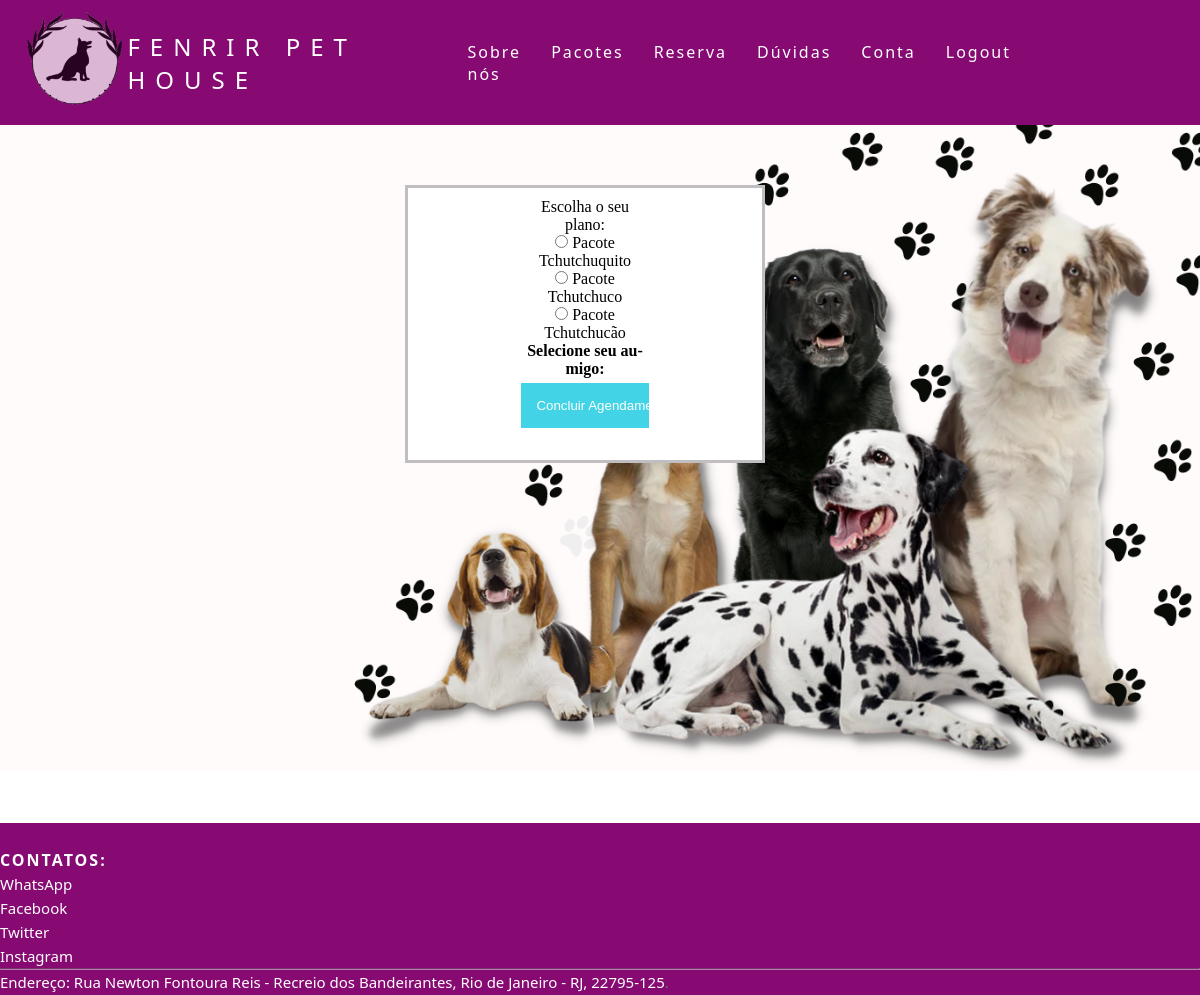
Before: /agendar.php with the older database file.
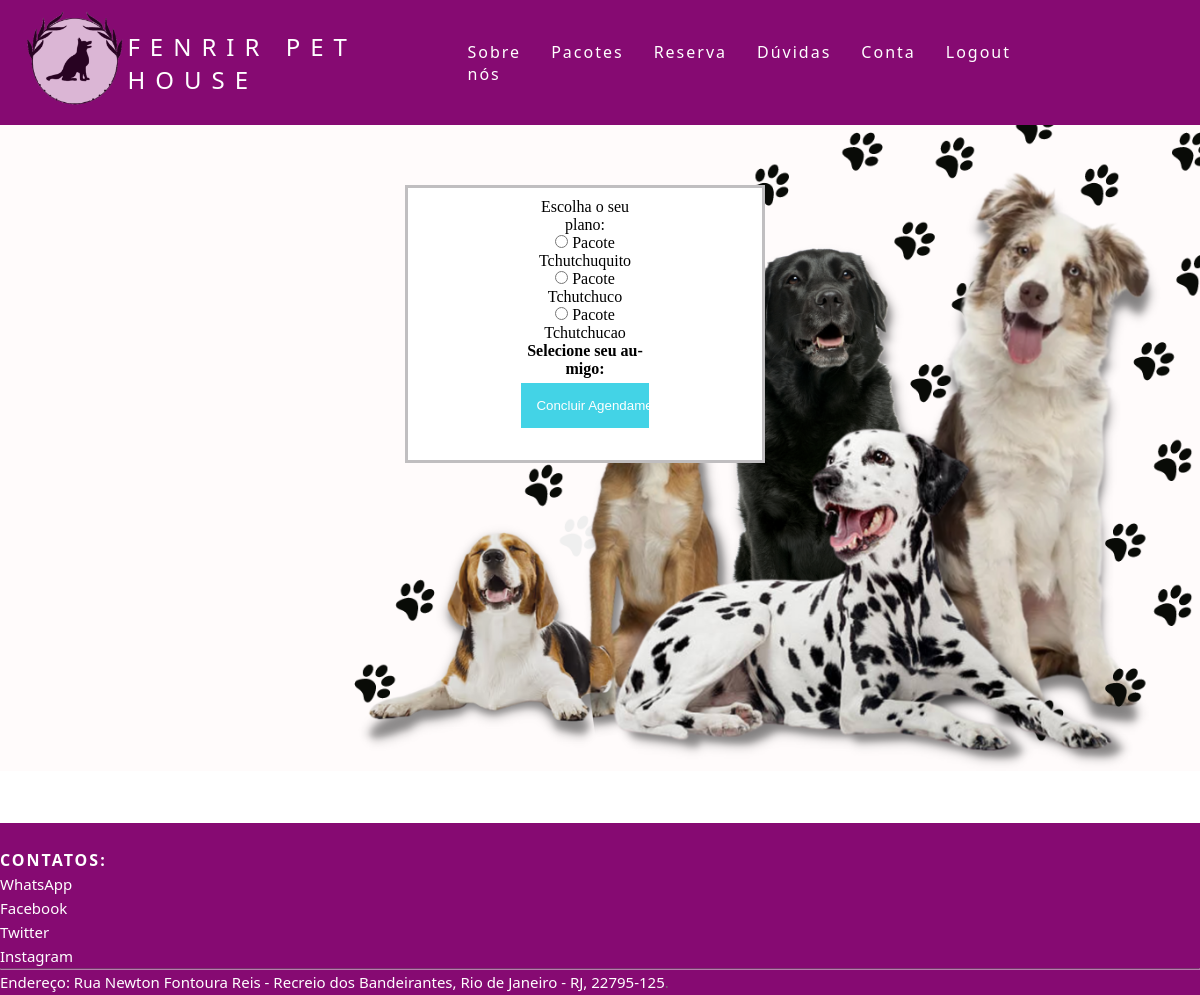
After: the same page with the newer database file.
### tables this page shows
CREATE TABLE `pacotes` (
  `idpacote` int(255) NOT NULL,
  `nome` varchar(255) NOT NULL,
  `valor` varchar(255) NOT NULL,
  `tempo` varchar(255) NOT NULL,
  `areas` varchar(255) NOT NULL,
  `banho` varchar(255) DEFAULT NULL,
  `tosa` varchar(255) DEFAULT NULL,
  `festa` varchar(255) DEFAULT NULL
);

### src/agendar.php (the view, shortened to what this page needs)
<?php
include "conectauser.inc";
$id = $_GET["idservico"];
$sql2 = "SELECT nome FROM pacotes WHERE idpacote >= 1;";
$res2 = mysqli_query($mysqli,$sql2);
$linhaplano = mysqli_num_rows($res2);
?>
<!DOCTYPE html>
<html lang="pt-br">
  <head>
    <link rel="stylesheet" href="style.css" />
  </head>
  <body>
      <header class="nav">
      <nav>
        <a href="indexlogcliente.php"><img style="margin-left:25px; margin-top:10px; margin-bottom:10px; " src="logo.png" alt="Image" height="100"></a>
        <a class="logo" href="indexlogcliente.php">Fenrir Pet House</a>
        <ul class="nav-list">
          <li><a href="sobrelog.html">Sobre nós</a></li>
          <li><a href="pacoteslog.php">Pacotes</a></li>
          <li><a href="reserva.html">Reserva</a></li>
          <li><a href="duvidaslog.html">Dúvidas</a></li>
          <li><a href="account.html">Conta</a></li>
          <li><a href="logout.php">Logout</a></li>
        </ul>
      </nav>
    </header>
    <body background="capa dogs.png" class="background">
    </body>
    <div class="fenrir-login">
        <form action="agendarfinal.php?idservico=<?=$id?>" method="POST" class="form-container">
          <p>Escolha o seu plano:<br>
          <?php
          for($i=0; $i < $linhaplano; $i++){
            $a = ($i + 1);
            $pacotes = mysqli_fetch_array($res2);
            $pacote_nome = $pacotes["nome"];
            echo "<input type='radio' name='pacote' value='$pacote_nome' required>
            <label for='pacote $a'>$pacote_nome</label><br>";
          }
          ?>
          <p><strong>Selecione seu au-migo:</strong><br>
          <p><input type="submit" value="Concluir Agendamento" class="btn"></p>
        </form>
    </div>
   <footer class="site-footer" style="margin-top: 30%;">
        <div class="col-xs-6 col-md-3">
          <h6>Contatos:</h6>
          <ul class="footer-links">
            <li><a href="https://web.whatsapp.com/">WhatsApp</a></li>
            <li><a href="https://www.facebook.com/">Facebook</a></li>
            <li><a href="https://twitter.com/">Twitter</a></li>
            <li><a href="https://www.instagram.com/">Instagram</a></li>
          </ul>
        </div>
      <hr>
    <div class="container">
      <div class="row">
        <div class="col-md-8 col-sm-6 col-xs-12">
          <p class="copyright-text">
       <a href="https://www.google.com/maps/dir//Rua+Newton+Fontoura+Reis+-+Recreio+dos+Bandeirantes+-+R.+Newton+Fontoura+Reis+-+Recreio+dos+Bandeirantes,+Rio+de+Janeiro+-+RJ,+22795-125/@-22.9209579,-43.4968904,11z/data=!4m8!4m7!1m0!1m5!1m1!1s0x9bc3aed259b4ad:0x6383c2f561261060!2m2!1d-43.4660456!2d-23.026394">Endereço: Rua Newton Fontoura Reis - Recreio dos Bandeirantes, Rio de Janeiro - RJ, 22795-125</a>.
          </p>
    </div>
</footer>
  </body>
</html>

Changed rows visible on the page:
changed pacotes: nome "Pacote Tchutchucão" → "Pacote Tchutchucao"
